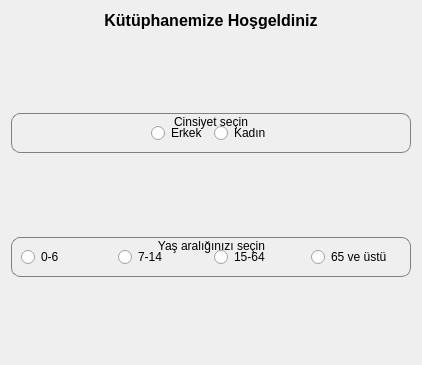
<?xml version="1.0" encoding="UTF-8"?>
<ui version="4.0">
 <class>AgePage</class>
 <widget class="QWizardPage" name="AgePage">
  <property name="geometry">
   <rect>
    <x>0</x>
    <y>0</y>
    <width>422</width>
    <height>365</height>
   </rect>
  </property>
  <property name="windowTitle">
   <string>WizardPage</string>
  </property>
  <attribute name="pageId">
   <string notr="true">0</string>
  </attribute>
  <layout class="QVBoxLayout" name="verticalLayout_3">
   <item>
    <layout class="QVBoxLayout" name="verticalLayout_2">
     <item>
      <widget class="QLabel" name="label">
       <property name="font">
        <font>
         <pointsize>12</pointsize>
         <weight>75</weight>
         <bold>true</bold>
        </font>
       </property>
       <property name="text">
        <string>Kütüphanemize Hoşgeldiniz</string>
       </property>
       <property name="alignment">
        <set>Qt::AlignCenter</set>
       </property>
       <property name="wordWrap">
        <bool>true</bool>
       </property>
      </widget>
     </item>
     <item>
      <spacer name="verticalSpacer_3">
       <property name="orientation">
        <enum>Qt::Vertical</enum>
       </property>
       <property name="sizeHint" stdset="0">
        <size>
         <width>20</width>
         <height>40</height>
        </size>
       </property>
      </spacer>
     </item>
     <item>
      <widget class="QGroupBox" name="groupBox">
       <property name="styleSheet">
        <string notr="true">QGroupBox {border: 1px solid gray; border-radius: 9px; margin-top: 1.5em;}</string>
       </property>
       <property name="title">
        <string>Cinsiyet seçin</string>
       </property>
       <property name="alignment">
        <set>Qt::AlignCenter</set>
       </property>
       <layout class="QHBoxLayout" name="horizontalLayout_5">
        <item>
         <layout class="QHBoxLayout" name="horizontalLayout_4">
          <item>
           <spacer name="horizontalSpacer">
            <property name="orientation">
             <enum>Qt::Horizontal</enum>
            </property>
            <property name="sizeHint" stdset="0">
             <size>
              <width>40</width>
              <height>20</height>
             </size>
            </property>
           </spacer>
          </item>
          <item>
           <widget class="QRadioButton" name="radioButton_erkek">
            <property name="text">
             <string>Erkek</string>
            </property>
           </widget>
          </item>
          <item>
           <widget class="QRadioButton" name="radioButton_kadin">
            <property name="text">
             <string>Kadın</string>
            </property>
           </widget>
          </item>
          <item>
           <spacer name="horizontalSpacer_2">
            <property name="orientation">
             <enum>Qt::Horizontal</enum>
            </property>
            <property name="sizeHint" stdset="0">
             <size>
              <width>40</width>
              <height>20</height>
             </size>
            </property>
           </spacer>
          </item>
         </layout>
        </item>
       </layout>
      </widget>
     </item>
     <item>
      <spacer name="verticalSpacer_2">
       <property name="orientation">
        <enum>Qt::Vertical</enum>
       </property>
       <property name="sizeHint" stdset="0">
        <size>
         <width>20</width>
         <height>40</height>
        </size>
       </property>
      </spacer>
     </item>
     <item>
      <widget class="QGroupBox" name="groupBox_2">
       <property name="styleSheet">
        <string notr="true">QGroupBox {border: 1px solid gray; border-radius: 9px; margin-top: 1.5em;}</string>
       </property>
       <property name="title">
        <string>Yaş aralığınızı seçin</string>
       </property>
       <property name="alignment">
        <set>Qt::AlignCenter</set>
       </property>
       <layout class="QHBoxLayout" name="horizontalLayout_7">
        <item>
         <layout class="QHBoxLayout" name="horizontalLayout_6">
          <item>
           <widget class="QRadioButton" name="radioButton_3">
            <property name="text">
             <string>0-6</string>
            </property>
           </widget>
          </item>
          <item>
           <widget class="QRadioButton" name="radioButton_4">
            <property name="text">
             <string>7-14</string>
            </property>
           </widget>
          </item>
          <item>
           <widget class="QRadioButton" name="radioButton_6">
            <property name="text">
             <string>15-64</string>
            </property>
           </widget>
          </item>
          <item>
           <widget class="QRadioButton" name="radioButton_5">
            <property name="text">
             <string>65 ve üstü</string>
            </property>
           </widget>
          </item>
         </layout>
        </item>
       </layout>
      </widget>
     </item>
     <item>
      <spacer name="verticalSpacer">
       <property name="orientation">
        <enum>Qt::Vertical</enum>
       </property>
       <property name="sizeHint" stdset="0">
        <size>
         <width>20</width>
         <height>40</height>
        </size>
       </property>
      </spacer>
     </item>
    </layout>
   </item>
  </layout>
 </widget>
 <resources/>
 <connections/>
</ui>
